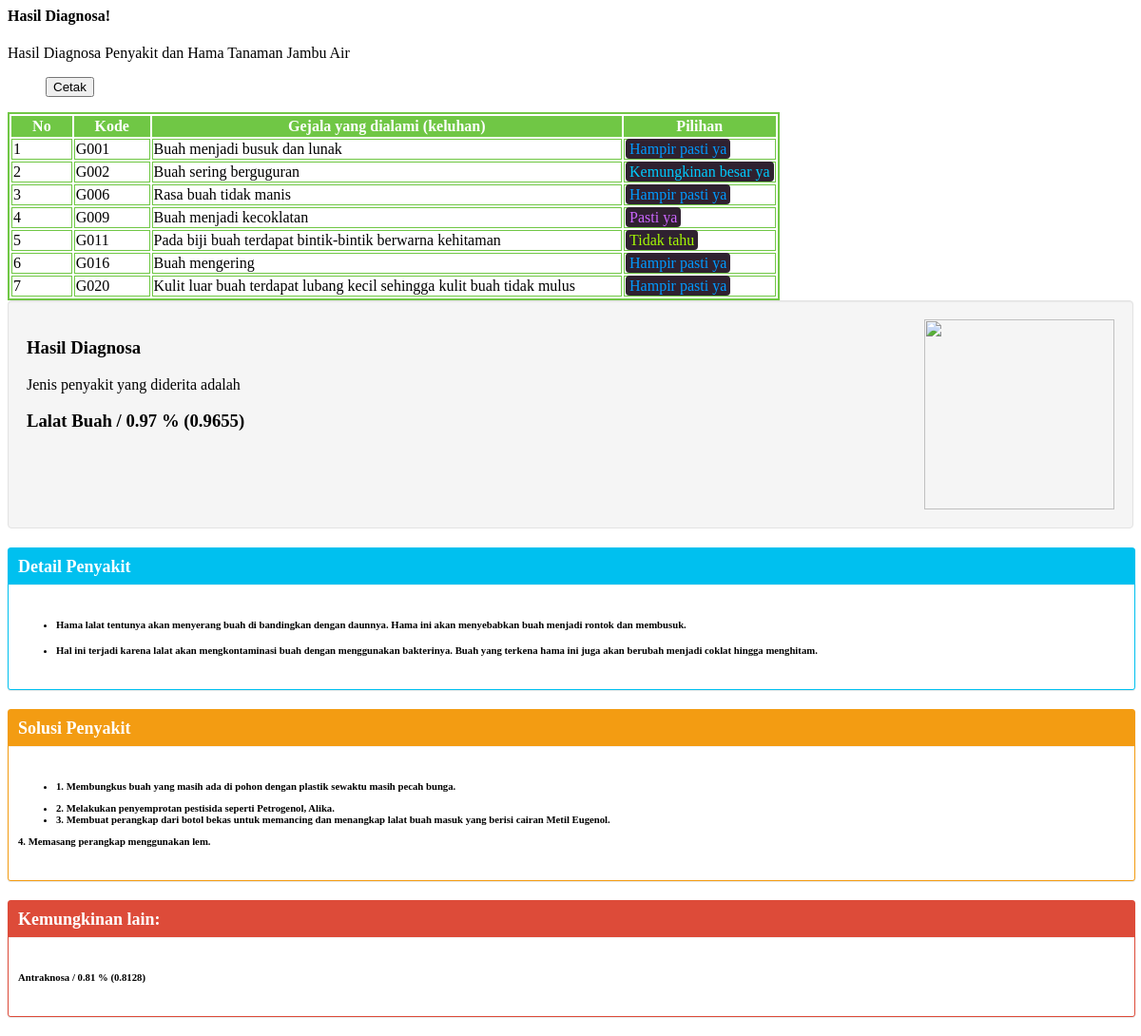
Screenshot of /modul/riwayat/detail.php?id=11 with the database file from the repository.
### tables this page shows
CREATE TABLE `gejala` (
  `kode_gejala` int(11) NOT NULL,
  `nama_gejala` varchar(255) NOT NULL
);

CREATE TABLE `hasil` (
  `id_hasil` int(11) NOT NULL,
  `tanggal` varchar(50) NOT NULL DEFAULT '0',
  `penyakit` text NOT NULL,
  `gejala` text NOT NULL,
  `hasil_id` int(11) NOT NULL,
  `hasil_nilai` varchar(16) NOT NULL
);

### modul/riwayat/detail.php (the view, shortened to what this page needs)
<?php
if ($_GET['id']) {
  $arcolor = array('#ffffff', '#cc66ff', '#019AFF', '#00CBFD', '#00FEFE', '#A4F804', '#FFFC00', '#FDCD01', '#FD9A01', '#FB6700');
  $argejala = array();
  $sqlkondisi = mysql_query("SELECT * FROM kondisi order by id+0");
  while ($rkondisi = mysql_fetch_array($sqlkondisi)) {
    $arkondisitext[$rkondisi['id']] = $rkondisi['kondisi'];
  }
  $sqlpkt = mysql_query("SELECT * FROM penyakit order by kode_penyakit+0");
  while ($rpkt = mysql_fetch_array($sqlpkt)) {
    $arpkt[$rpkt['kode_penyakit']] = $rpkt['nama_penyakit'];
    $ardpkt[$rpkt['kode_penyakit']] = $rpkt['det_penyakit'];
    $arspkt[$rpkt['kode_penyakit']] = $rpkt['srn_penyakit'];
    $argpkt[$rpkt['kode_penyakit']] = $rpkt['gambar'];
  }
  $sqlhasil = mysql_query("SELECT * FROM hasil where id_hasil=" . $_GET['id']);
  while ($rhasil = mysql_fetch_array($sqlhasil)) {
    $arpenyakit = unserialize($rhasil['penyakit']);
    $argejala = unserialize($rhasil['gejala']);
  }
  echo "
  <div class='container-fluid'>
    <div class='row page-titles mx-0'>
      <div class='col-sm-6 p-md-0'>
        <div class='welcome-text'>
          <h4>Hasil Diagnosa!</h4>
          <span class='ml-0'>Hasil Diagnosa Penyakit dan Hama Tanaman Jambu Air</span>
        </div>
      </div>
      <div class='col-sm-6 p-md-0 justify-content-sm-end mt-2 mt-sm-0 d-flex'>
        <ol class='breadcrumb'>
          <button type='button' class='btn mb-1 btn-success text-white' onClick='window.print();' data-toggle='tooltip' data-placement='right' title='Klik tombol ini untuk mencetak hasil diagnosa'>
          <i class='fa fa-print'></i> Cetak</button>
        </ol>
      </div>
    </div>
    <div class='row'>
      <div class='col-12'>
        <div class='card'>
          <div class='card-body'>
            <table class='table table-bordered table-striped konsul'>
              <tr>
                <th width=8%>No</th>
                <th width=10%>Kode</th>
                <th>Gejala yang dialami (keluhan)</th>
                <th width=20%>Pilihan</th>
              </tr>";
      $ig = 0;
      foreach ($argejala as $key => $value) {
        $kondisi = $value;
        $ig++;
        $sql4 = mysql_query("SELECT * FROM gejala where kode_gejala = '$key'");
        $r4 = mysql_fetch_array($sql4);
        echo '<tr><td>' . $ig . '</td>';
        echo '<td>G' . str_pad($r4[kode_gejala], 3, '0', STR_PAD_LEFT) . '</td>';
        echo '<td><span class="hasil text text-primary">' . $r4[nama_gejala] . "</span></td>";
        echo '<td><span class="kondisipilih" style="color:' . $arcolor[$kondisi] . '">' . $arkondisitext[$kondisi] . "</span></td></tr>";
      }
      $np = 0;
      foreach ($arpenyakit as $key => $value) {
        $np++;
        $idpkt[$np] = $key;
        $nmpkt[$np] = $arpkt[$key];
        $vlpkt[$np] = $value;
      }
      if ($argpkt[$idpkt[1]]) {
        $gambar = 'assets/images/penyakit/' . $argpkt[$idpkt[1]];
      } else {
        $gambar = 'assets/images/noimage.png';
      }
    echo "  </table>
            <div class='well well-small'>
              <img style='float:right; margin-left:15px;' src='" . $gambar . "' height=200><h3><b>Hasil Diagnosa</b></h3>";
    echo "    <div class='callout callout-default'>Jenis penyakit yang diderita adalah <b>
                <h3 class='text text-success'>" . $nmpkt[1] . "</b> / " . round($vlpkt[1], 2) . " % (" . $vlpkt[1] . ")<br></h3>";
    echo "    </div>
            </div>
            <div class='box box-info box-solid'>
              <div class='box-header with-border'>
                <h4 class='box-title text-white'>Detail Penyakit</h4>
              </div>
              <div class='box-body'>
                <h6>";
    echo          $ardpkt[$idpkt[1]];
    echo "      </h6>
              </div>
            </div>
            <div class='box box-warning box-solid'>
              <div class='box-header with-border'>
                <h4 class='box-title text-white'>Solusi Penyakit</h4>
              </div>
              <div class='box-body'>
                <h6>";
    echo          $arspkt[$idpkt[1]];
    echo "      </h6>
              </div>
            </div>
            <div class='box box-danger box-solid'>
              <div class='box-header with-border'>
                <h4 class='box-title text-white'>Kemungkinan lain:</h4>
              </div>
              <div class='box-body'>";
                for ($ipl = 2; $ipl < count($idpkt); $ipl++) {
    echo "      <h6><i class='fa fa-bug'></i> " . $nmpkt[$ipl] . "</b> / " . round($vlpkt[$ipl], 2) . " % (" . $vlpkt[$ipl] . ")<br></h6>";
      }
    echo "    </div>
            </div>
    		  </div>
        </div>
      </div>
    </div>
  </div>";
}
?>

### modul/riwayat/detail.php (style rules this page uses)
table.konsul th { background-color: #70c745; color: #fff; }
table.konsul { border: 2px solid #70c745; }
table.table-bordered.konsul th { border: 1px solid #70c745; }
table.table-bordered.konsul td { border: 1px solid #70c745; }
span.kondisipilih { background-color: #2f2130; padding: 2px 4px; border-radius: 4px; }
.well { overflow: hidden; }
.well { min-height: 20px; padding: 19px; margin-bottom: 20px; background-color: #f5f5f5; border: 1px solid #e3e3e3; border-radius: 4px; -webkit-box-shadow: inset 0 1px 1px rgb(0 0 0 / 5%); box-shadow: inset 0 1px 1px rgb(0 0 0 / 5%); }
.box { position: relative; border-radius: 3px; background: #ffffff; border-top: 3px solid #d2d6de; margin-bottom: 20px; width: 100%; box-shadow: 0 1px 1px rgb(0 0 0 / 10%); }
.box.box-solid.box-info { border: 1px solid #00c0ef; }
.box.box-solid.box-warning { border: 1px solid #f39c12; }
.box.box-solid.box-danger { border: 1px solid #dd4b39; }
.box.box-solid.box-info>.box-header { color: #fff; background: #00c0ef; background-color: #00c0ef; }
.box.box-solid.box-warning>.box-header { color: #fff; background: #f39c12; background-color: #f39c12; }
.box.box-solid.box-danger>.box-header { color: #fff; background: #dd4b39; background-color: #dd4b39; }
.box-header.with-border { border-bottom: 1px solid #f4f4f4; }
.box-header { color: #444; display: block; padding: 10px; position: relative; }
.box-header>.fa, .box-header>.glyphicon, .box-header>.ion, .box-header .box-title { display: inline-block; font-size: 18px; margin: 0; line-height: 1; }
.box-body { border-top-left-radius: 0; border-top-right-radius: 0; border-bottom-right-radius: 3px; border-bottom-left-radius: 3px; padding: 10px; }

### rows the page displays
gejala: kode_gejala "001", nama_gejala "Buah menjadi busuk dan lunak"
hasil: gejala "Hampir pasti ya", gejala "Kemungkinan besar ya", gejala "Pasti ya", gejala "Tidak tahu"
gejala: kode_gejala "002", nama_gejala "Buah sering berguguran"
gejala: kode_gejala "006", nama_gejala "Rasa buah tidak manis"
gejala: kode_gejala "009", nama_gejala "Buah menjadi kecoklatan"
gejala: kode_gejala "011", nama_gejala "Pada biji buah terdapat bintik-bintik berwarna kehitaman"
gejala: kode_gejala "016", nama_gejala "Buah mengering"
gejala: kode_gejala "020", nama_gejala "Kulit luar buah terdapat lubang kecil sehingga kulit buah tidak mulus"

### other values shown
$nmpkt[1] "Lalat Buah"
$vlpkt[1] "0.97"
$vlpkt[1] "0.9655"
$nmpkt[$ipl] "Antraknosa"
$vlpkt[$ipl] "0.81"
$vlpkt[$ipl] "0.8128"
